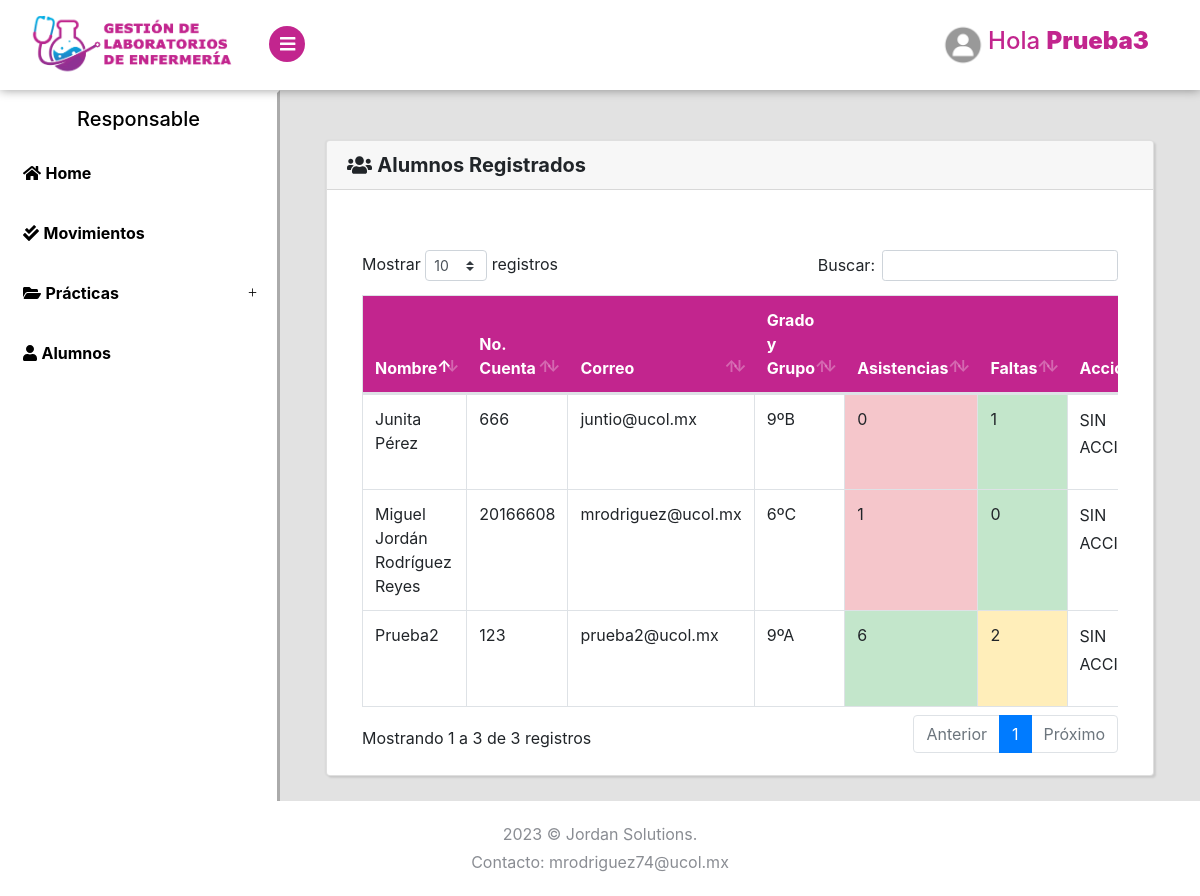
/Alumnos/Listar (signed in), run on the app's committed database.
### tables this page shows
CREATE TABLE `alumnos` (
  `id` int(11) NOT NULL,
  `usuario` varchar(20) NOT NULL,
  `nombre` varchar(100) NOT NULL,
  `correo` varchar(100) NOT NULL,
  `grado` int(2) NOT NULL,
  `grupo` varchar(10) NOT NULL,
  `asistencias` int(3) NOT NULL DEFAULT 0,
  `faltas` int(3) NOT NULL DEFAULT 0,
  `rol` int(2) NOT NULL DEFAULT 1,
  `clave` varchar(150) NOT NULL,
  `estado` tinyint(4) NOT NULL DEFAULT 1,
  `perfil` varchar(150) NOT NULL DEFAULT 'perfil.jpg'
);

### Libraries/Core/Views.php (called while the page is built)
<?php
class Views{
    function getView($controller, $view, $alert="", $data1 = "", $data2 = "", $data3 = "", $data4 = "", $data5 = "")
    {
        $controller = get_class($controller);
        if ($controller == "Login") {
            $view = "Views/".$view.".php";
        }else{
            $view = "Views/" . $controller . "/" . $view . ".php";
        }
        require_once($view);
    }
}
?>

### Controller/Alumnos.php (called while the page is built, shortened)
<?php
class Alumnos extends Controllers
{
    public function Listar()
    {
        $data1 = $this->model->selectAlumnos();
        $data2 = $this->model->configuracion();
        $data3 = $this->model->configuracionA();
        $this->views->getView($this, "Listar", "", $data1, $data2, $data3);
        die();
    }
}
?>

### index.php (called while the page is built, shortened)
<?php
require_once("Libraries/Core/Load.php");
?>

### Libraries/Core/Mysql.php (called while the page is built, shortened)
<?php
class Mysql extends Conexion{
    private $conexion;
    function __construct()
    {
        $this->conexion = new Conexion();
        $this->conexion = $this->conexion->conect();
    }
    public function select_all(string $query){
        $this->strquery = $query;
        $result = $this->conexion->prepare($this->strquery);
        $result->execute();
        $data = $result->fetchall(PDO::FETCH_ASSOC);
        return $data;
    }
}
?>

### Libraries/Core/Conexion.php (called while the page is built)
<?php
class Conexion{
    private $conect;
    public function __construct()
    {
      $conexion = "mysql:host=".HOST.";dbname=".BD.";.CHARSET.";
      try {
          $this->conect = new PDO($conexion, DB_USER, PASS);
          $this->conect->setAttribute(PDO::ATTR_ERRMODE, PDO::ERRMODE_EXCEPTION);
      } catch (PDOException $e) {
          $this->conect = "Error en la conexion";
          echo "Error: " . $e->getMessage();
      }
    }
    public function conect()
    {
        return $this->conect;
    }
}
?>

### Models/AlumnosModel.php (called while the page is built, shortened)
<?php
class AlumnosModel extends Mysql{
    public function selectAlumnos()
    {
        $sql = "SELECT * FROM alumnos WHERE estado = 1";
        $res = $this->select_all($sql);
        return $res;
    }
    public function configuracionA()
    {
        $sql = "SELECT * FROM configsemestre";
        $res = $this->select_all($sql);
        return $res;
    }
}
?>

### Views/Alumnos/Listar.php (the view, shortened to what this page needs)
<?php if($_SESSION['rol'] <= 1){ ?>
<div class="page-content2">
    <section>
        <div class="card container-fluid2 text-center">
            <div class="card-header"><i class="fas fa-exclamation-circle"></i> ERROR</div>
            <div class="card-body">
                <img src="../Assets/img/unicornio.png" style="height: 400px; ">
                <h5 class="card-title">Error: No tienes acceso a esta página.</h5>
            </div>
            <div class="card-footer text-muted">
              <a href="<?php echo base_url() ?>Dashboard/Alumnos" class="btn btn-primary">Ir al inicio</a>
            </div>
        </div>
    </section>
</div>
<?php }  else { ?>
<div class="page-content">
    <section>
        <div class="card container-fluid2">
            <h5 class="card-header"><i class="fas fa-users"></i> <strong>Alumnos Registrados</strong></h5>
            <div class="card-body">
                <div class="container-fluid ">
                    <div class="row">
                        <div class="col-lg-12 mt-2">
                            <div class="row">
                                <div class="col-lg-4">
                                </div>
                            </div>
                            <div class="table-responsive mt-4">
                                <table class="table table-hover table-bordered" id="Table">
                                    <thead class="thead-personality">
                                        <tr>
                                            <th>Nombre</th>
                                            <th>No. Cuenta</th>
                                            <th>Correo</th>
                                            <th>Grado y Grupo</th>
                                            <th>Asistencias</th>
                                            <th>Faltas</th>
                                            <th>Acciones</th>
                                        </tr>
                                    </thead>
                                    <tbody>
                                        <?php foreach ($data1 as $us) { ?>
                                        <?php if($_SESSION['rol'] >= $us['rol']){ ?>
                                            <tr>
                                                <td><?php echo $us['nombre']; ?></td>
                                                <td><?php echo $us['usuario']; ?></td>
                                                <td><?php echo $us['correo']; ?></td>
                                                <td><?php echo $us['grado'], 'º', $us['grupo'];?></td>
                                                <?php if($us['asistencias'] < ($data3[$us['grado']-1]['aminimas'])/2 ){ ?>
                                                <td class="table-danger"><?php echo $us['asistencias']; ?></td>
                                                <?php }  elseif ($us['asistencias'] < ($data3[$us['grado']-1]['aminimas'])){ ?>
                                                <td class="table-warning"><?php echo $us['asistencias']; ?></td>
                                                <?php }  else { ?>
                                                <td class="table-success"><?php echo $us['asistencias']; ?></td>
                                                <?php } ?>
                                                <?php if($us['faltas'] <= ($data3[$us['grado']-1]['fmaximas'])/2){ ?>
                                                <td class="table-success"><?php echo $us['faltas']; ?></td>
                                                <?php }  else {if($us['faltas'] < $data3[$us['grado']-1]['fmaximas']){ ?>
                                                <td class="table-warning"><?php echo $us['faltas']; ?></td>
                                                <?php }  else { ?>
                                                <td class="table-danger"><?php echo $us['faltas']; ?></td>
                                                <?php } }?>
                                                <td>
                                                    <?php if($_SESSION['rol'] >= 4){ ?>
                                                        <a title="Editar" href="<?php echo base_url() ?>Alumnos/editar?id=<?php echo $us['id']; ?>" class="btn btn-primary mb-2"><i class="fas fa-edit"></i></a>
                                                        <form action="<?php echo base_url() ?>Alumnos/eliminar?id=<?php echo $us['id']; ?>" method="post" class="d-inline elim">
                                                            <button title="Inactivar" type="submit" class="btn btn-dark mb-2"><i class="fas fa-user-slash"></i></button>
                                                        </form>
                                                        <form action="<?php echo base_url() ?>Alumnos/restablecer?id=<?php echo $us['id']; ?>" method="post" class="d-inline rest">
                                                            <button title="Restablecer contraseña" type="submit" class="btn btn-secondary mb-2"><i class="fas fa-unlock-alt"></i></button>
                                                        </form>
                                                    <?php } else {?>
                                                        <p href="">SIN ACCIONES</p>
                                                    <?php } ?>
                                                </td>
                                            </tr>
                                        <?php } }?>
                                    </tbody>
                                </table>
                            </div>
                        </div>
                    </div>
                </div>
            </div>
        </div>
    </section>
</div>
</div>
<?php } ?>

### Assets/css/style.default.css (style rules this page uses)
:root { --blue: #15c2e9; --graylight: #e2e2e2; --grayheader: #F7F7F7; --lavanda: #c2258e; --black: #000; --white: #fff; }
body { position: relative; }
section { padding: 0 1rem; }
p { line-height: 1.7; }
i, span, strong { display: inline-block; }
.card { margin-bottom: 30px; -webkit-box-shadow: 2px 2px 2px rgba(0, 0, 0, 0.1), -1px 0 2px rgba(0, 0, 0, 0.05); box-shadow: 2px 2px 2px rgba(0, 0, 0, 0.1), -1px 0 2px rgba(0, 0, 0, 0.05); }
.page-content { position: relative; background: var(--graylight); min-height: 100vh; width: calc(100% - 280px); padding: 0; padding-bottom: 70px; }
.table { margin-bottom: 0; color: #8a8d93; }
.table td, .table th { border-color: #343a40; }
.table thead th { border: none; }
.table-bordered td, .table-bordered th { border-color: #343a40; }
body { font-family: "Muli", sans-serif; font-size: 1rem; font-weight: 400; line-height: 1.5; color: #8a8d93; background-color: #fff; }
h1, h2, h3, h4, h5, h6, .h1, .h2, .h3, .h4, .h5, .h6 { margin-bottom: 0.5rem; font-family: inherit; font-weight: 700; line-height: 1.2; color: inherit; }
h5, .h5 { font-size: 1.1rem; }
.card { background-color: #2d3035; border: 1px solid #34373d; border-radius: 0; }
.card-body { padding: 1.25rem; }
.card-header { padding: 0.75rem 1.25rem; background-color: rgba(0, 0, 0, 0.03); border-bottom: 1px solid #34373d; }
.card-header:first-child { border-radius: 0 0 0 0; }
.container-fluid2 { margin: 50px 30px; }
.thead-personality { background: var(--lavanda); color: var(--white); }

### data on the page
alumnos: nombre "Junita Pérez", usuario "666", correo "juntio@ucol.mx", grado "9", grupo "B", asistencias "0", faltas "1"
alumnos: nombre "Miguel Jordán Rodríguez Reyes", usuario "20166608", correo "mrodriguez@ucol.mx", grado "6", grupo "C", asistencias "1", faltas "0"
alumnos: nombre "Prueba2", usuario "123", correo "prueba2@ucol.mx", grado "9", grupo "A", asistencias "6", faltas "2"

### other printed values
$_SESSION['nombre'] "Prueba3"
